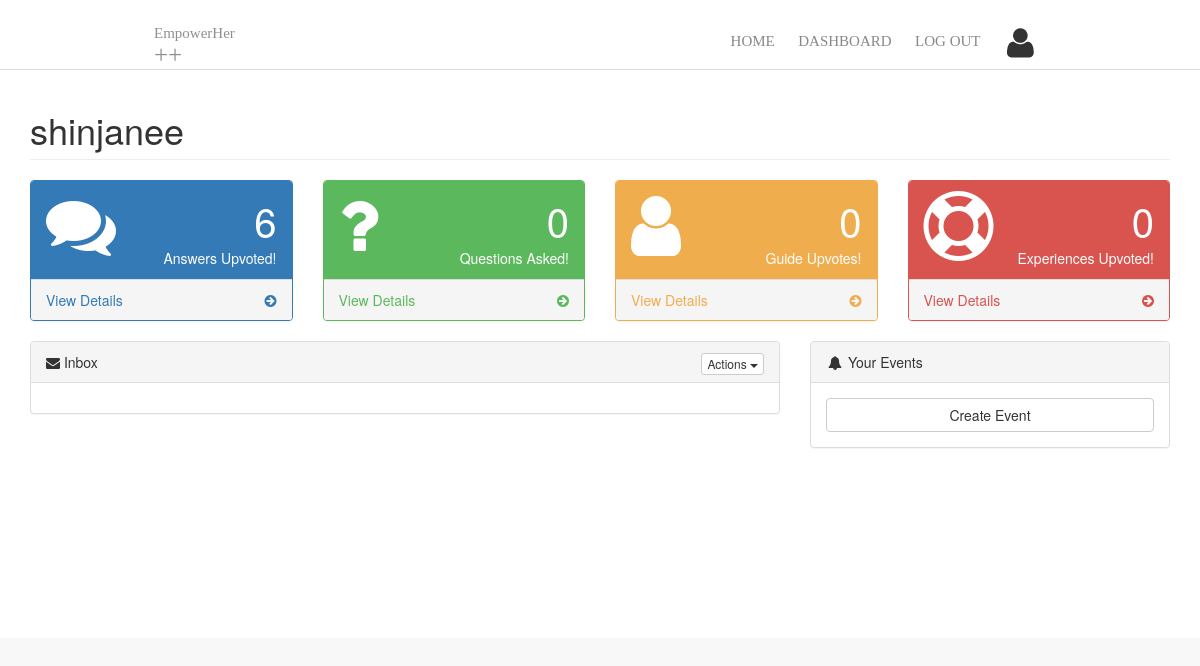
The page /dashboard/ (signed in) on the database as committed earlier.
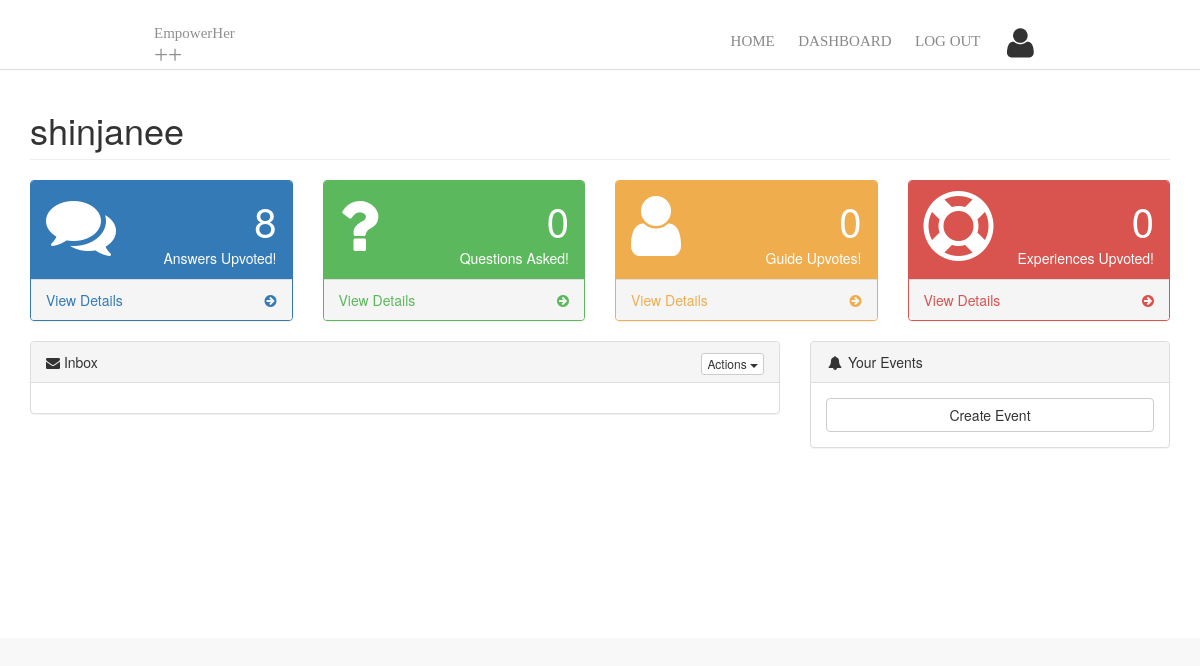
The same page on the database as committed later.
### Moonshot/models.py (models this page shows, shortened)
class USER(models.Model):
    USER_REF = models.OneToOneField(User, on_delete=models.CASCADE, primary_key=True, related_name="USER")
    NAME = models.CharField(max_length=100)
    PROFILE_LINK = models.CharField(max_length=100)
    EXPERIENCE_UPVOTE = models.IntegerField()
    ANSWER_UPVOTE = models.IntegerField()
    GUIDE_UPVOTE = models.IntegerField()
    NUM_QUESTION_ASKED = models.IntegerField()
    BADGE1 = models.BooleanField(default=False)
    BADGE2 = models.BooleanField(default=False)
    BADGE3 = models.BooleanField(default=False)
    BADGE4 = models.BooleanField(default=False)
    BADGE5 = models.BooleanField(default=False)

### Moonshot/views.py (the view)
# urls.py: url(r'^dashboard/$', dashboard, name='index'),
def dashboard(request):
    if not request.user.is_authenticated():
        return HttpResponseRedirect('/')
    dataSource = {}
    dataSource['chart'] = {
      "caption" : "User Performance",
        "numberPrefix": "",
        "theme": "zune"
      }
    is_logged_in = request.user.is_authenticated
    if request.user.is_authenticated():
        user = request.user
    dataSource['categories'] = []
    dataSource['dataset'] = []
    data = {}
    data['category'] = []
    for key in USER.objects.all():
        some = {}
        some['label'] = key.NAME
        data['category'].append(some)
        dataSource['categories'].append(data)
    data = {}
    data['data'] = []
    data['seriesname'] = "Questions Asked"
    for key in USER.objects.all():
        some = {}
        some['value'] = key.NUM_QUESTION_ASKED
        data['data'].append(some)
    dataSource['dataset'].append(data)
    data = {}
    data['data'] = []
    data['seriesname'] = "Total Guide Votes"
    for key in USER.objects.all():
        some = {}
        some['value'] = key.GUIDE_UPVOTE
        data['data'].append(some)
    dataSource['dataset'].append(data)
    data = {}
    data['data'] = []
    data['seriesname'] = "Total Answer Votes"
    for key in USER.objects.all():
        some = {}
        some['value'] = key.ANSWER_UPVOTE
        data['data'].append(some)
    dataSource['dataset'].append(data)
    data = {}
    data['data'] = []
    data['seriesname'] = "Total Experience Votes"
    for key in USER.objects.all():
        some = {}
        some['value'] = key.EXPERIENCE_UPVOTE
        data['data'].append(some)
    dataSource['dataset'].append(data)
    b = USER.objects.get(USER_REF = user)
    b1 = b.BADGE1
    b2 = b.BADGE2
    b3 = b.BADGE3
    b4 = b.BADGE4
    b5 = b.BADGE5
    created_events = get_created_events(user.username)
    column2D = FusionCharts("mscolumn2d", "ex1" , "600", "400", "chart-1", "json", dataSource)
    return render(request, 'dashboard.html', {'output': column2D.render(),'B':b,'B1':b1,'B2':b2,'B3':b3,'B4':b4,'B5':b5,
                                                'inbox':get_all_inbox(user.username), 'user': b, 'created_events': created_events,
                                                'username':user.username, 'is_logged_in': is_logged_in, 'num_of_questions': get_number_of_questions(user.username)})

### database/functions.py (called while the page is built)
def get_user(username):
    inbuilt_user = User.objects.filter(username=username)
    user = USER.objects.filter(USER_REF = inbuilt_user)
    try:
        return user[0]
    except:
        return None

def get_all_inbox(username):
    user = get_user(username)
    inbox = INBOX.objects.filter(SENDER_KEY=user)
    return inbox

def get_created_events(username):
    user = get_user(username)
    return EVENT.objects.filter(USER_KEY=user)

def get_number_of_questions(username):
    user = get_user(username)
    questions = QUESTION.objects.filter(USER_KEY=user)
    return len(questions)

### templates/dashboard.html (shortened to what the changed rows need)
<!DOCTYPE html>
<html>
<head>
    {% load static %}
    <link rel="stylesheet" href="https://maxcdn.bootstrapcdn.com/bootstrap/3.3.7/css/bootstrap.min.css">
    <link href="{% static 'metisMenu/metisMenu.min.css' %}" rel="stylesheet" type="text/css" media="all">
    <link href="https://maxcdn.bootstrapcdn.com/font-awesome/4.2.0/css/font-awesome.min.css" rel="stylesheet" media="screen" />
    <link href="{% static 'css/sb-admin-2.css' %}" rel="stylesheet" type="text/css" media="all">
    <link href="{% static 'css/morris.css' %}" rel="stylesheet" type="text/css" media="all">
    <link href="{% static 'css/nav_menu.css' %}" rel='stylesheet' type='text/css'>
</head>
<body>
    <div id="wrapper" style="margin-top:70px;">
        <div id="page-wrapper">
            <div class="row">
                <div class="col-lg-12">
                    <h1 class="page-header"> {{ user.NAME }}
                        </h1>
                    </div>
            </div>
            <div class="row">
                <div class="col-lg-3 col-md-6">
                    <div class="panel panel-primary">
                        <div class="panel-heading">
                            <div class="row">
                                <div class="col-xs-9 text-right">
                                    <div class="huge">{{ B.ANSWER_UPVOTE }}</div>
                                    <div>Answers Upvoted!</div>
                                </div>
                            </div>
                        </div>
                    </div>
                </div>
                <div class="col-lg-3 col-md-6">
                    <div class="panel panel-yellow">
                        <div class="panel-heading">
                            <div class="row">
                                <div class="col-xs-9 text-right">
                                    <div class="huge">{{ B.GUIDE_UPVOTE }}</div>
                                    <div>Guide Upvotes!</div>
                                </div>
                            </div>
                        </div>
                    </div>
                </div>
                <div class="col-lg-3 col-md-6">
                    <div class="panel panel-red">
                        <div class="panel-heading">
                            <div class="row">
                                <div class="col-xs-9 text-right">
                                    <div class="huge">{{ B.EXPERIENCE_UPVOTE }}</div>
                                    <div>Experiences Upvoted!</div>
                                </div>
                            </div>
                        </div>
                    </div>
                </div>
            </div>
        </div>
  </div>
  </body>
</html>

Rows that differ between the two databases and show on the page:
changed USER "shinjanee": ANSWER_UPVOTE "6" → "8"
